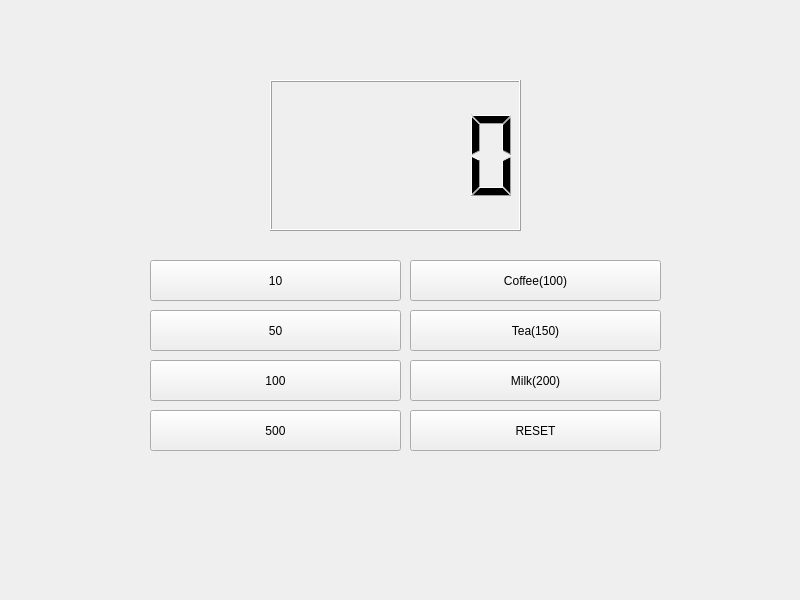
<?xml version="1.0" encoding="UTF-8"?>
<ui version="4.0">
 <class>Widget</class>
 <widget class="QWidget" name="Widget">
  <property name="geometry">
   <rect>
    <x>0</x>
    <y>0</y>
    <width>800</width>
    <height>600</height>
   </rect>
  </property>
  <property name="windowTitle">
   <string>Widget</string>
  </property>
  <widget class="QLCDNumber" name="lcdNumber">
   <property name="geometry">
    <rect>
     <x>270</x>
     <y>80</y>
     <width>251</width>
     <height>151</height>
    </rect>
   </property>
  </widget>
  <widget class="QPushButton" name="pbCoin10">
   <property name="geometry">
    <rect>
     <x>150</x>
     <y>260</y>
     <width>251</width>
     <height>41</height>
    </rect>
   </property>
   <property name="text">
    <string>10</string>
   </property>
  </widget>
  <widget class="QPushButton" name="pbCoin50">
   <property name="geometry">
    <rect>
     <x>150</x>
     <y>310</y>
     <width>251</width>
     <height>41</height>
    </rect>
   </property>
   <property name="text">
    <string>50</string>
   </property>
  </widget>
  <widget class="QPushButton" name="pbCoin100">
   <property name="geometry">
    <rect>
     <x>150</x>
     <y>360</y>
     <width>251</width>
     <height>41</height>
    </rect>
   </property>
   <property name="text">
    <string>100</string>
   </property>
  </widget>
  <widget class="QPushButton" name="pbCoin500">
   <property name="geometry">
    <rect>
     <x>150</x>
     <y>410</y>
     <width>251</width>
     <height>41</height>
    </rect>
   </property>
   <property name="text">
    <string>500</string>
   </property>
  </widget>
  <widget class="QPushButton" name="pbCoffee">
   <property name="geometry">
    <rect>
     <x>410</x>
     <y>260</y>
     <width>251</width>
     <height>41</height>
    </rect>
   </property>
   <property name="text">
    <string>Coffee(100)</string>
   </property>
  </widget>
  <widget class="QPushButton" name="pbTea">
   <property name="geometry">
    <rect>
     <x>410</x>
     <y>310</y>
     <width>251</width>
     <height>41</height>
    </rect>
   </property>
   <property name="text">
    <string>Tea(150)</string>
   </property>
  </widget>
  <widget class="QPushButton" name="pbMilk">
   <property name="geometry">
    <rect>
     <x>410</x>
     <y>360</y>
     <width>251</width>
     <height>41</height>
    </rect>
   </property>
   <property name="text">
    <string>Milk(200)</string>
   </property>
  </widget>
  <widget class="QPushButton" name="pbReset">
   <property name="geometry">
    <rect>
     <x>410</x>
     <y>410</y>
     <width>251</width>
     <height>41</height>
    </rect>
   </property>
   <property name="text">
    <string>RESET</string>
   </property>
  </widget>
 </widget>
 <resources/>
 <connections/>
</ui>
